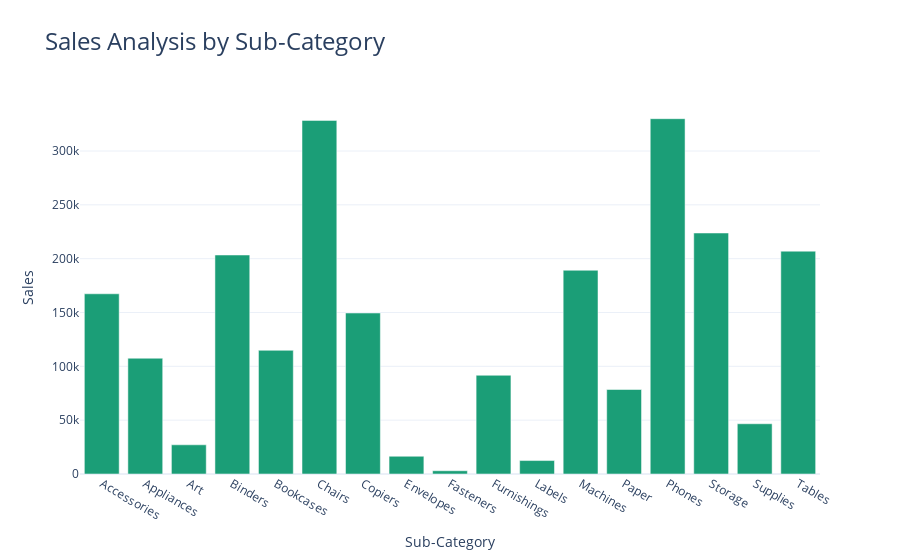

Write notebook code for a chart like this one.
### Markdown cell above
# Sales Analysis by Sub-Category

### Code cell
sales_by_subcategory = data.groupby('Sub-Category')['Sales'].sum().reset_index()

fig = px.bar(sales_by_subcategory, x='Sub-Category', y='Sales', title='Sales Analysis by Sub-Category', color_discrete_sequence=px.colors.qualitative.Dark2)

fig.update_layout(title_font=dict(size=24))

fig.show()

### Figure 1 — Plotly figure (JSON) as saved in the notebook; plotly's stock layout.template omitted (floating-point values rounded to 4 significant figures)
{"data": [{"alignmentgroup": "True", "hovertemplate": "Sub-Category=%{x}<br>Sales=%{y}<extra></extra>", "legendgroup": "", "marker": {"color": "rgb(27,158,119)", "pattern": {"shape": ""}}, "name": "", "offsetgroup": "", "orientation": "v", "showlegend": false, "textposition": "auto", "type": "bar", "x": ["Accessories", "Appliances", "Art", "Binders", "Bookcases", "Chairs", "Copiers", "Envelopes", "Fasteners", "Furnishings", "Labels", "Machines", "Paper", "Phones", "Storage", "Supplies", "Tables"], "xaxis": "x", "y": [167400.0, 107500.0, 27120.0, 203400.0, 114900.0, 328400.0, 149500.0, 16480.0, 3024.0, 91710.0, 12490.0, 189200.0, 78480.0, 330000.0, 223800.0, 46670.0, 207000.0], "yaxis": "y"}], "layout": {"autosize": true, "barmode": "relative", "legend": {"tracegroupgap": 0}, "title": {"font": {"size": 24}, "text": "Sales Analysis by Sub-Category"}, "xaxis": {"anchor": "y", "autorange": true, "domain": [0, 1], "range": [-0.5, 16.5], "title": {"text": "Sub-Category"}, "type": "category"}, "yaxis": {"anchor": "x", "autorange": true, "domain": [0, 1], "range": [0, 347400.0], "title": {"text": "Sales"}, "type": "linear"}}}
